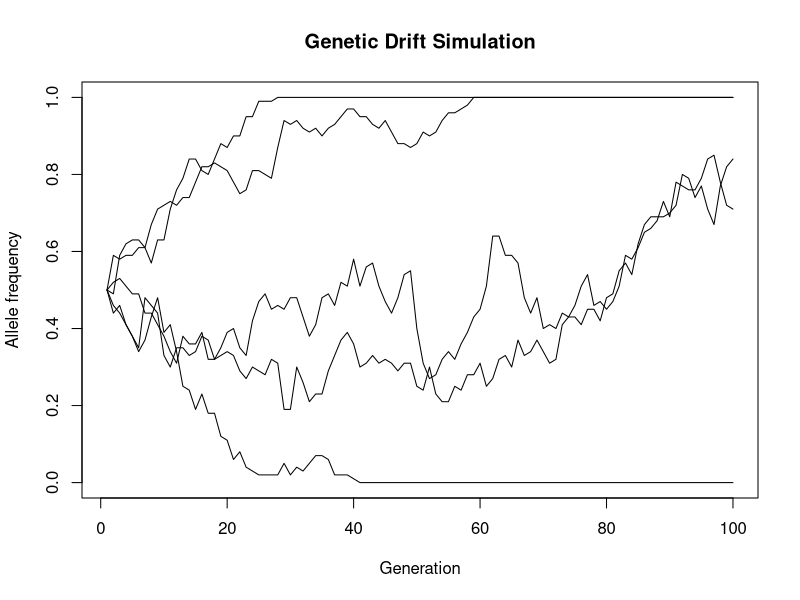
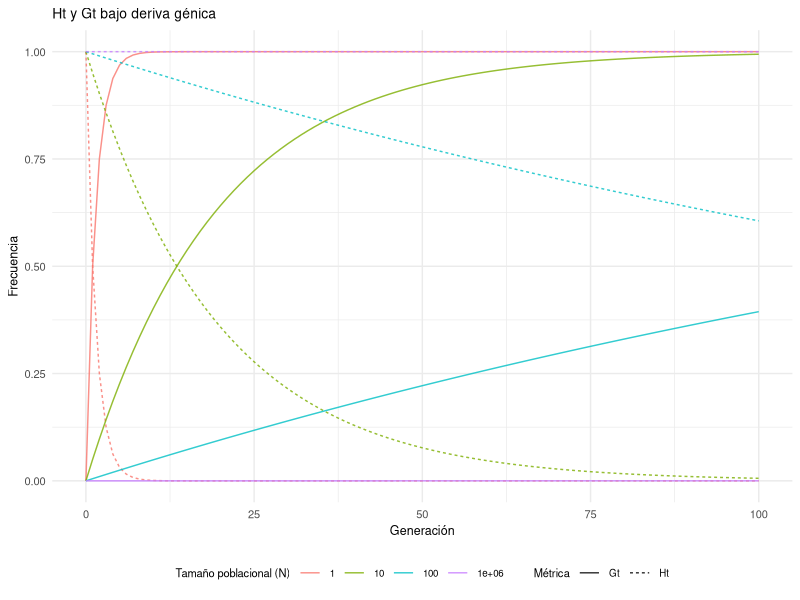
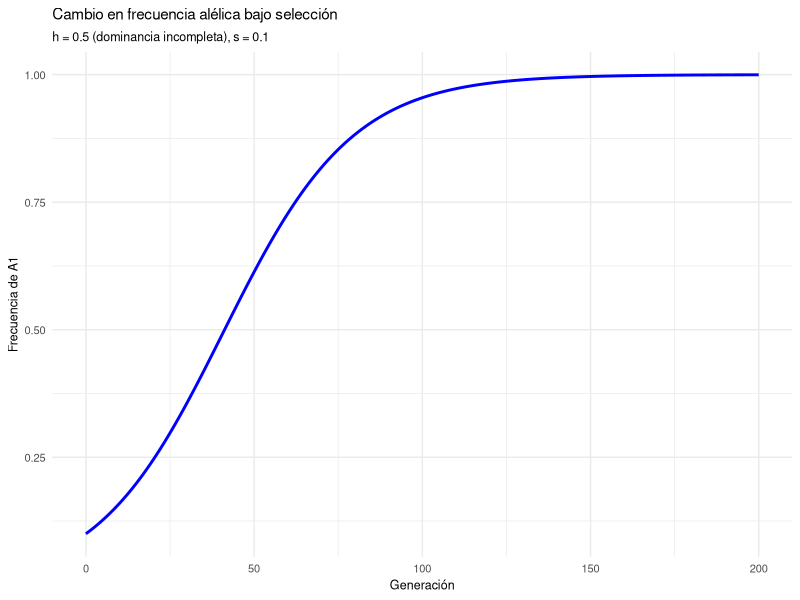
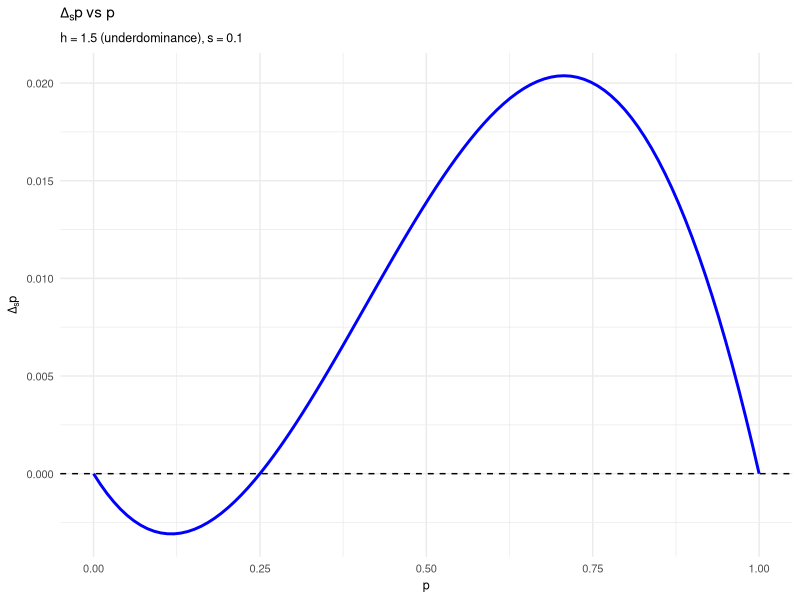
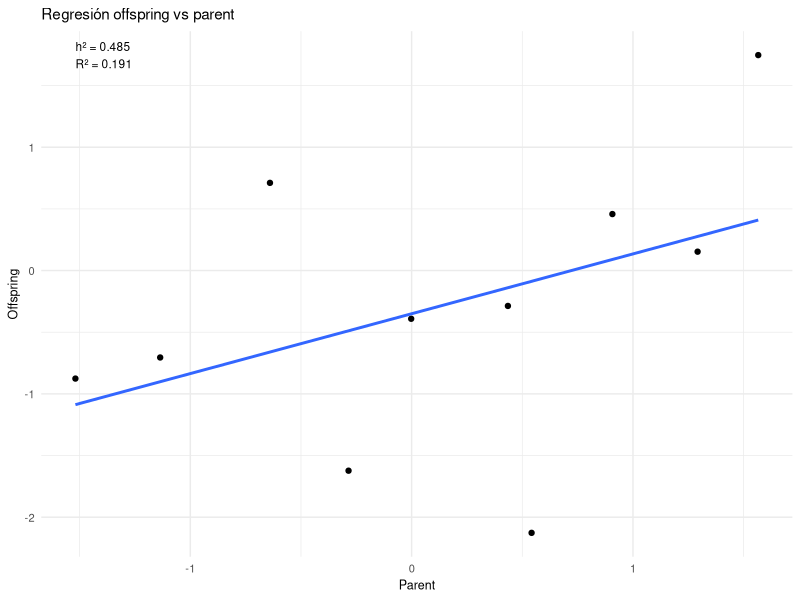

Write the R code that produced these figures, in order.
## ---- chunk 1
knitr::opts_chunk$set(echo = TRUE)
## ---- chunk 2
library(ggplot2)
## ---- chunk 3
knitr::opts_chunk$set(
	echo = TRUE,
	message = FALSE,
	warning = FALSE
)

# Freqs. genotípicas
SS <- 0.4247
SF <- 0.3343
FF <- 0.0843
SI <- 0.0964
FI <- 0.0452
II <- 0.0151

# Freqs. alélicas
S <- SS + SF/2 + SI/2
F <- SF/2 + FF + FI/2
I <- SI/2 + FI/2 + II
## ---- chunk 4
cat("Frecuencia del alelo S:", round(S, 4), "\n")
cat("Frecuencia del alelo F:", round(F, 4), "\n")
cat("Frecuencia del alelo I:", round(I, 4), "\n")
## ---- chunk 5
set.seed(123) # Arbitraria, para reproducibilidad

# Parámetros
num_generations <- 100
population_size <- 50
num_simulations <- 5

# Función de simulación
simulate_drift <- function(num_generations, population_size) {
  # Vector en 0s de longitud 100
  allele_freq <- numeric(num_generations)
  # Freq. inicial del alelo A
  allele_freq[1] <- 0.5

  # Simulación
  for (gen in 2:num_generations) { # La 1 es la de la freq. inicial
    # Selección aleatoria de alelos
    # Nuevo num. de A's
    alleles <- rbinom(population_size, 2, allele_freq[gen - 1])
    # Nueva freq. de A
    allele_freq[gen] <- sum(alleles) / (2 * population_size)
  }

  return(allele_freq)
}

# Plot base --> Solo con etiquetas
plot(NULL,
  xlim = c(1, num_generations),
  ylim = c(0, 1),
  xlab = "Generation",
  ylab = "Allele frequency",
  main = "Genetic Drift Simulation")

# Distintas simulaciones con seed diferente
for (sim in 1:num_simulations) {
  freqs <- simulate_drift(num_generations, population_size)
  # Simulación agregada al plot
  lines(1:num_generations, freqs)
}
## ---- chunk 6
# Parámetros
num_generations <- 100
t <- 0:num_generations
population_sizes <- c(1, 10, 100, 1e6)

# Data frame acumulado
all_data <- data.frame()

# Para cada N
for (N in population_sizes) {
  # Ht --> Operación ya vectorizada
  H_t <- (1 - 1/(2 * N))^t
  # Gt
  G_t <- 1 - H_t

  # Data frame por N
  df <- data.frame(
  Generation = rep(t, 2),
  Value = c(H_t, G_t),
  # Factor para diferenciar Ht y Gt
  Metric = factor(rep(c("Ht", "Gt"), each = length(t))),
  N = factor(N)
  )

  # Acumular data frame
  all_data <- rbind(all_data, df)
}
## ---- chunk 7
# Plot
plot <- ggplot(all_data,
  aes(x = Generation, y = Value,
  color = N,
  linetype = Metric)) +
  geom_line(alpha = 0.8) +
  labs(title = "Ht y Gt bajo deriva génica",
    x = "Generación",
    y = "Frecuencia",
    color = "Tamaño poblacional (N)",
    linetype = "Métrica") +
  theme_minimal() +
  theme(
  plot.title = element_text(size = 10),
  axis.title = element_text(size = 9),
  axis.text = element_text(size = 8),
  legend.position = "bottom",
  legend.box = "horizontal",
  legend.title = element_text(size = 8),
  legend.text = element_text(size = 7)
  )

# Mostrar plot
plot
## ---- chunk 8
generations <- 1.38e6
generation_time <- 20 # años
time_years <- generations * generation_time
time_years
## ---- chunk 9
5e3 / 1.38e6
## ---- chunk 10
# Parámetros
p <- 0.1
q <- 1 - p
w11 <- 0.9
w12 <- 0.95
w22 <- 1

# Viabilidad media
w_bar <- p^2 * w11 + 2 * p * q * w12 + q^2 * w22

# Frecuencia después de selección
p_prima <- (p^2 * w11 + p * q * w12) / w_bar
p_prima
## ---- chunk 11
# Parámetros
w11 <- 1.5
w12 <- 1.1
w22 <- 1.0
# Coeficiente de selección
s <- w11 - 1
# Efecto de la dominancia
h <- (w12 - 1) / s
## ---- chunk 12
cat("Selection coefficient (s):", round(s, 2), "\n")
cat("Heterozygous effect (h):", round(h, 2), "\n")
## ---- chunk 13
# Parámetros
s <- 0.1
h <- 0.5
num_generations <- 200
# Desde p_0 hasta p_200 (Por eso es mejor python :P)
p <- numeric(num_generations + 1)
p[1] <- 0.1
q <- 1 - p[1]

# Apóstrofe de p para imprimir
prima <- ""

for (t in 1:num_generations) {
  if (t <= 3) {
    cat(
        "Generación: ", t, "\tp", prima, ": ",
        round(p[t], 4), "\tq", prima, ": ", round(q, 4), "\n", sep = ""
        )
    prima <- paste0(prima, "'")
  }
  q <- 1 - p[t]
  mean_w <- 1 - 2 * p[t] * q * h * s - q^2 * s
  delta_p <- (0.5 * p[t] * q * s) / mean_w
  p[t + 1] <- p[t] + delta_p
}
## ---- chunk 14
# Data frame
df <- data.frame(
  Generation = 0:num_generations,
  Allele_Frequency = p
)
# Plot
ggplot(df, aes(x = Generation, y = Allele_Frequency)) +
  geom_line(color = "blue", linewidth = 1) +
  labs(title = "Cambio en frecuencia alélica bajo selección",
    subtitle = "h = 0.5 (dominancia incompleta), s = 0.1",
    x = "Generación",
    y = "Frecuencia de A1") +
  theme_minimal() +
  theme(
    plot.title = element_text(size = 11),
    plot.subtitle = element_text(size = 9),
    axis.title = element_text(size = 9),
    axis.text = element_text(size = 8)
  )
## ---- chunk 15
# Parámetros
s <- 0.1
h <- 1.5
# p de 0 a 1
p <- seq(0, 1, length.out = 100)
# q de 1 a 0
q <- 1 - p
mean_w <- 1 - 2 * p * q * h * s - q^2 * s
delta_p <- (p * q * s * (h * p + q * (1 - h))) / mean_w
## ---- chunk 16
# Data frame
df <- data.frame(
  p = p,
  delta_p = delta_p
)

# Plot
ggplot(df, aes(x = p, y = delta_p)) +
  geom_line(color = "blue", linewidth = 1) +
  geom_hline(yintercept = 0, linetype = "dashed") +
  labs(title = expression(Delta[s] * p ~ "vs" ~ p),
    subtitle = "h = 1.5 (underdominance), s = 0.1",
    x = "p",
    y = expression(Delta[s] * p)) +
  theme_minimal() +
  theme(
    plot.title = element_text(size = 11),
    plot.subtitle = element_text(size = 9),
    axis.title = element_text(size = 9),
    axis.text = element_text(size = 8)
  )
## ---- chunk 17
# Parámetros
A11 <- 0.056
A12 <- 0.288

# Frecuencia alélica
p <- A11 + A12 / 2
q <- 1 - p

# Coeficiente de endogamia
F <- 1 - (A12 / (2 * p * q))
## ---- chunk 18
cat("Frecuencia del alelo A1 (p):", round(p, 4), "\n")
cat("Inbreeding coefficient (F):", round(F, 4), "\n")
## ---- chunk 19
# Frecuencias del alelo S (A1) por subpoblación
p <- c(
  England = 0.637,
  Italy = 0.661,
  West_India = 0.701,
  Thailand = 0.746,
  Japan = 0.724,
  Nigeria = 0.942,
  Inuit = 0.556,
  Papua_NG = 0.880
)

H_i <- 2 * p * (1 - p)

# Caso 1 --> c_i = 1/8
c_equal <- rep(1/8, length(p))
# Freq global
glob_p <- sum(c_equal * p)
# Heterocigosidad total
H_T_equal <- 2 * glob_p * (1 - glob_p)
# Heterocigosidad promedio
H_S_equal <- sum(c_equal * H_i)
# Fst
F_ST_equal <- (H_T_equal - H_S_equal) / H_T_equal


# Caso 2 --> pesos desiguales
# 4 subpoblaciones con cada peso
c_weighted <- c(0.2, 0.2, 0.2, 0.2, 0.05, 0.05, 0.05, 0.05)
# Freq. global
p_bar_weighted <- sum(c_weighted * p)
# Heterocigosidad total
H_T_weighted <- 2 * p_bar_weighted * (1 - p_bar_weighted)
# Heterocigosidad promedio
H_S_weighted <- sum(c_weighted * H_i)
# Fst
F_ST_weighted <- (H_T_weighted - H_S_weighted) / H_T_weighted
## ---- chunk 20
cat("Caso 1 (c_i = 1/8):\n")
cat("p⁻ =", round(glob_p, 4), "\n")
cat("H_T =", round(H_T_equal, 4), "\n")
cat("H_S =", round(H_S_equal, 4), "\n")
cat("F_ST =", round(F_ST_equal, 4), "\n\n")

cat("Caso 2 (pesos desiguales):\n")
cat("p⁻ =", round(p_bar_weighted, 4), "\n")
cat("H_T =", round(H_T_weighted, 4), "\n")
cat("H_S =", round(H_S_weighted, 4), "\n")
cat("F_ST =", round(F_ST_weighted, 4), "\n")
## ---- chunk 21
# Parent y offspring dados
data <- matrix(c(
  -0.002, -0.391,
   1.566,  1.747,
   0.542, -2.127,
  -0.285, -1.623,
  -1.519, -0.876,
  -1.136, -0.705,
   0.907,  0.458,
   0.435, -0.287,
   1.292,  0.153,
  -0.640,  0.711
), ncol = 2, byrow = TRUE)

# Separar variables
parent <- data[,1] # Col 1
offspring <- data[,2] # Col 2

# Correlación
r <- cor(parent, offspring)

# R^2 para evaluar regresión
R2 <- r^2

# Heredabilidad
h2 <- cov(parent, offspring) / var(parent)
## ---- chunk 22
cat("h^2 =", round(h2, 4), "\n")
cat("R^2 =", round(R2, 4), "\n")

# Se reusa el código de plots para claridad...

# Data frame
df <- data.frame(
  parent = parent,
  offspring = offspring
)

# Plot
ggplot(df, aes(x = parent, y = offspring)) +
  geom_point() +
  geom_smooth(method = "lm", se = FALSE) +
  annotate(
    "text",
    x = min(parent),
    y = max(offspring),
    label = paste0(
      "h² = ", round(h2, 3),
      "\nR² = ", round(R2, 3)
    ),
    hjust = 0,
    size = 3
  ) +
  labs(
    title = "Regresión offspring vs parent",
    x = "Parent",
    y = "Offspring"
  ) +
  theme_minimal() +
  theme(
    plot.title = element_text(size = 11),
    axis.title = element_text(size = 9),
    axis.text = element_text(size = 8)
  )
